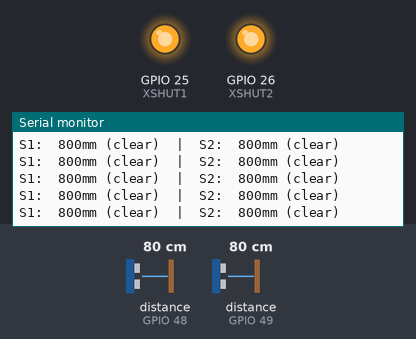
Bench run of a sketch on a simulated ESP32. Shown: output pins drawn as LEDs (lit = HIGH), the last lines printed to the serial monitor. Inputs (shaded band) come from the test bench; at power-on: distance to the obstacle (sensors on GPIO 48, GPIO 49) 80 cm.

Above: at 4.5 s.
4.6 s: distance to the obstacle (sensor on GPIO 48) set to 2 cm
At 4.7 s:
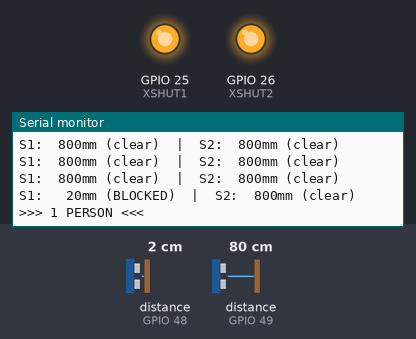
6.5 s: distance to the obstacle (sensor on GPIO 49) set to 2 cm
At 6.57 s:
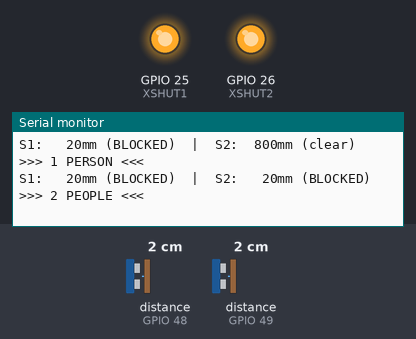
8.4 s: distance to the obstacle (sensor on GPIO 48) set to 18 cm
At 8.51 s:
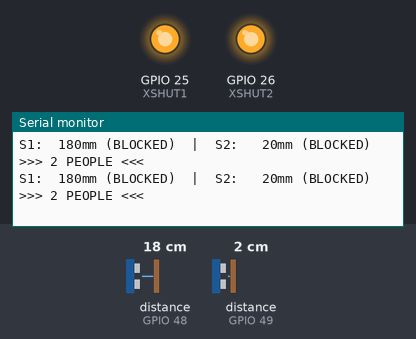
10.3 s: distance to the obstacle (sensor on GPIO 49) set to 18 cm
At 10.38 s:
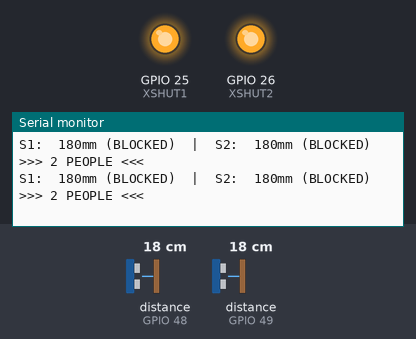

The sketch:

ToFTest.ino
```cpp
#include <Arduino.h>
#include <Wire.h>
#include "Adafruit_VL53L1X.h"

#define XSHUT1 25
#define XSHUT2 26
#define TOF_ADDR_1 0x30
#define TOF_ADDR_2 0x31
#define TOF_TRIGGER_MM 600

Adafruit_VL53L1X tof1 = Adafruit_VL53L1X(XSHUT1);
Adafruit_VL53L1X tof2 = Adafruit_VL53L1X(XSHUT2);
bool tof1Ok = false;
bool tof2Ok = false;

void setup() {
  Serial.begin(115200);
  delay(3000);
  Serial.println("Booting...");

  Wire.begin(21, 22);

  // Boot sensor 1 first, reassign address
  pinMode(XSHUT1, OUTPUT);
  pinMode(XSHUT2, OUTPUT);
  digitalWrite(XSHUT1, LOW);
  digitalWrite(XSHUT2, LOW);
  delay(100);

  digitalWrite(XSHUT1, HIGH);
  delay(100);
  if (tof1.begin(TOF_ADDR_1, &Wire)) {
    tof1.startRanging();
    tof1.setTimingBudget(50);
    tof1Ok = true;
    Serial.println("ToF Sensor 1 initialized.");
  } else {
    Serial.println("WARNING: ToF Sensor 1 failed.");
  }

  // Boot sensor 2, assign different address
  digitalWrite(XSHUT2, HIGH);
  delay(100);
  if (tof2.begin(TOF_ADDR_2, &Wire)) {
    tof2.startRanging();
    tof2.setTimingBudget(50);
    tof2Ok = true;
    Serial.println("ToF Sensor 2 initialized.");
  } else {
    Serial.println("WARNING: ToF Sensor 2 failed.");
  }

  Serial.println("ToF sensor test starting...");
}

int16_t lastD1 = 0;
int16_t lastD2 = 0;

void loop() {
  if (tof1Ok && tof1.dataReady()) {
    int16_t d = tof1.distance();
    tof1.clearInterrupt();
    if (d > 0) lastD1 = d;
  }
  if (tof2Ok && tof2.dataReady()) {
    int16_t d = tof2.distance();
    tof2.clearInterrupt();
    if (d > 0) lastD2 = d;
  }

  bool s1 = (lastD1 > 0 && lastD1 < TOF_TRIGGER_MM);
  bool s2 = (lastD2 > 0 && lastD2 < TOF_TRIGGER_MM);

  Serial.printf("S1: %4dmm (%s)  |  S2: %4dmm (%s)",
    lastD1, s1 ? "BLOCKED" : "clear",
    lastD2, s2 ? "BLOCKED" : "clear");

  if (s1 && s2) Serial.print("  >>> 2 PEOPLE <<<");
  else if (s1 || s2) Serial.print("  >>> 1 PERSON <<<");

  Serial.println();
}
```

Measured:
- after the input at 4.6 s, the serial monitor: prints a new line at once (image 1)
- after the input at 6.5 s, the serial monitor: prints a new line at once (image 2)
- after the input at 8.4 s, the serial monitor: prints a new line at once (image 3)
- after the input at 10.3 s, the serial monitor: prints a new line at once (image 4)
